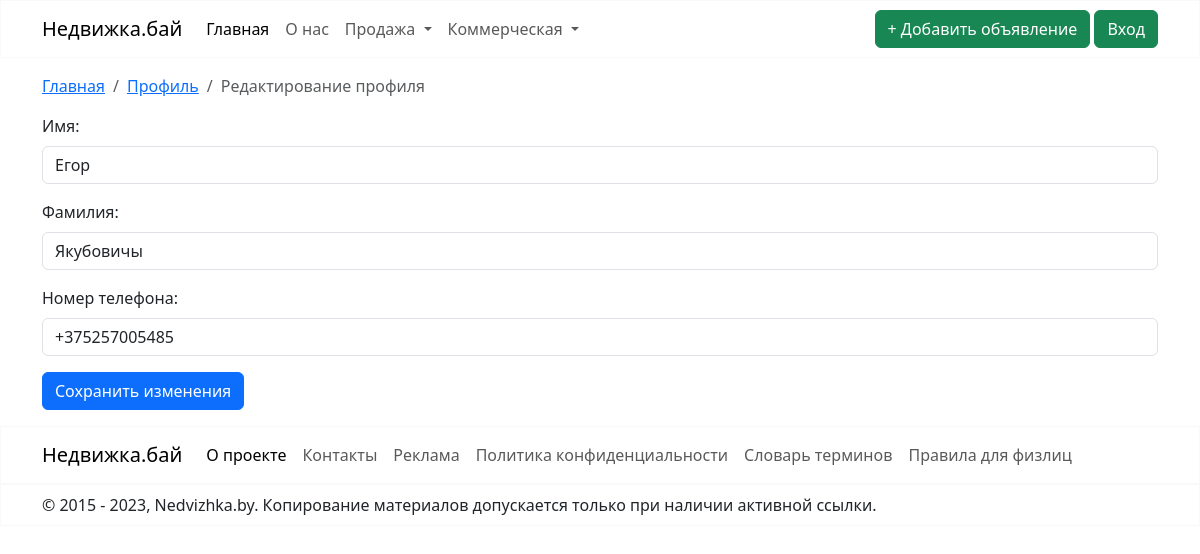
Page /accounts/profile/edit_profile/ (signed in) on the committed database.
### user_profile/models.py (models this page shows, shortened)
class Profile(models.Model):
    phone_regex = RegexValidator(
        regex=r'^\+375\d{9}$',
        message='Номер телефона должен быть в формате: "+375XXYYYYYYY", где XX - код оператора, а YYYYYYY - номер абонента.'
    )
    user = models.OneToOneField(User, on_delete=models.CASCADE)
    first_name = models.CharField(max_length=100)
    last_name = models.CharField(max_length=100)
    phone_number = models.CharField(max_length=13, validators=[phone_regex])

### user_profile/views.py (the view)
# urls.py: path('edit_profile/', views.EditProfileView.as_view(), name='edit_profile'),
class EditProfileView(LoginRequiredMixin, UpdateView):
    model = Profile
    template_name = 'edit_profile.html'
    form_class = ProfileForm
    success_url = reverse_lazy('profile')
    def get_object(self, queryset=None):
        return self.request.user.profile

### user_profile/forms.py
class ProfileForm(forms.ModelForm):
    class Meta:
        model = Profile
        fields = ['first_name', 'last_name', 'phone_number']
        labels = {
        'first_name': 'Имя',
        'last_name': 'Фамилия',
        'phone_number': 'Номер телефона'
        }

### user_profile/templates/edit_profile.html (shortened to what this page needs)
{% extends "base.html" %}
{% block content %}
    <div class="container-md mt-3">
        <nav aria-label="breadcrumb">
            <ol class="breadcrumb">
                <li class="breadcrumb-item"><a href="{% url "nedvizhka" %}">Главная</a></li>
                <li class="breadcrumb-item"><a href="{% url "account_login" %}">Профиль</a></li>
                <li class="breadcrumb-item active" aria-current="page">Редактирование профиля</li>
            </ol>
        </nav>
    </div>
    <div class="container-md mt-3 mb-3">
        <form method="post">
            <div class="mb-3">
                <label for="{{ form.first_name.id_for_label }}" class="form-label">Имя:</label>
                <input type="text" class="form-control" id="{{ form.first_name.id_for_label }}"
                       name="{{ form.first_name.html_name }}" value="{{ form.first_name.value }}">
            </div>
            <div class="mb-3">
                <label for="{{ form.last_name.id_for_label }}" class="form-label">Фамилия:</label>
                <input type="text" class="form-control" id="{{ form.last_name.id_for_label }}"
                       name="{{ form.last_name.html_name }}" value="{{ form.last_name.value }}">
            </div>
            <div class="mb-3">
                <label for="{{ form.phone_number.id_for_label }}" class="form-label">Номер телефона:</label>
                <input type="text" class="form-control" id="{{ form.phone_number.id_for_label }}"
                       name="{{ form.phone_number.html_name }}" value="{{ form.phone_number.value }}">
            </div>
            <button type="submit" class="btn btn-primary">Сохранить изменения</button>
        </form>
    </div>
{% endblock %}

### rows in the picture
Profile: first_name "Егор", last_name "Якубовичы", phone_number "+375257005485"
